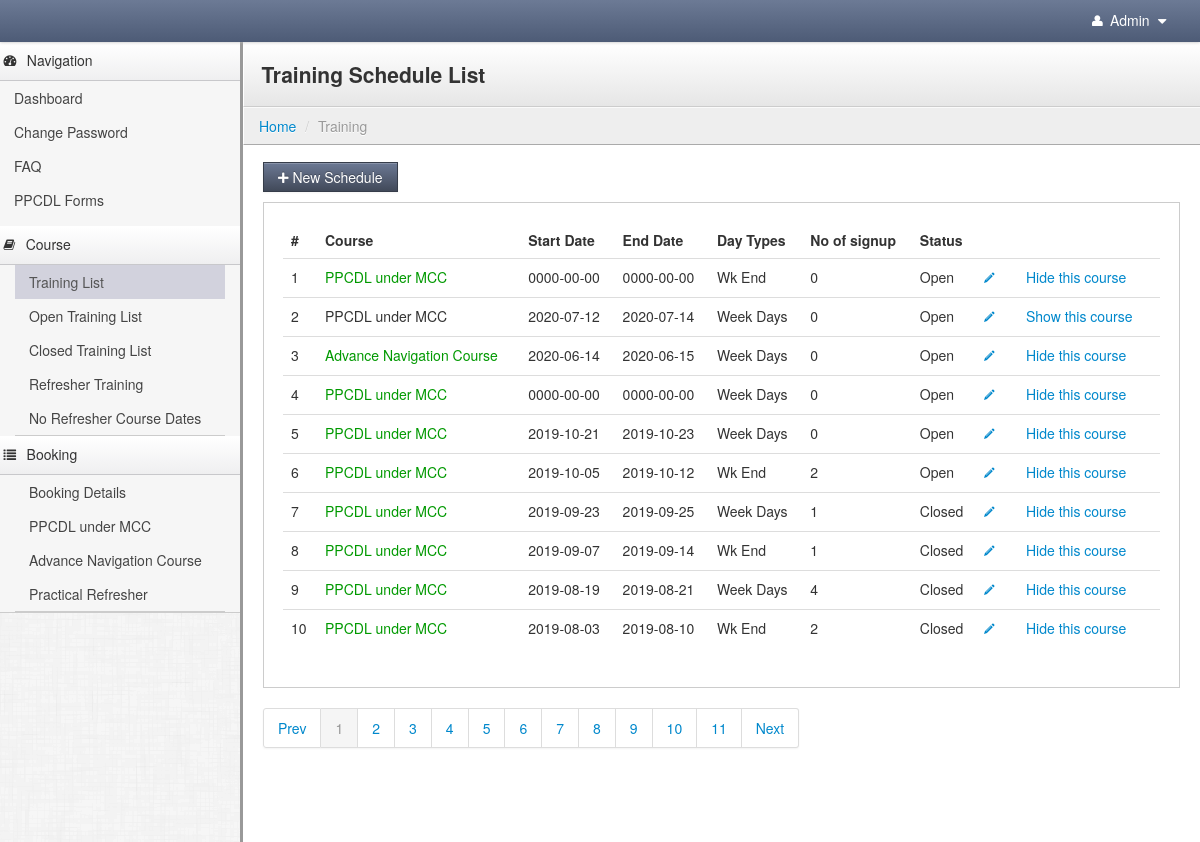
Screenshot of /mets/admin/home.php?mode=training&pg=training_list (signed in) with the database file from the repository.
### tables this page shows
CREATE TABLE `training_schedules` (
  `course_training_id` int(11) NOT NULL,
  `course_id` int(11) NOT NULL,
  `start_date` date NOT NULL,
  `end_date` date NOT NULL,
  `day_type` enum('Week Days','Wk End') NOT NULL,
  `limit_stat` enum('Y','N') NOT NULL,
  `max_limit` int(11) NOT NULL,
  `no_of_sign_up` int(11) NOT NULL,
  `training_stat` enum('O','C') NOT NULL,
  `stat` enum('Y','N') NOT NULL
);

CREATE TABLE `course` (
  `course_id` int(11) NOT NULL,
  `course_name` varchar(255) NOT NULL
);

### mets/admin/include_page/training/training_list.php (the view, shortened to what this page needs)
<?php include("./include/top_bar.php");
      include("./include/sidebar_nav.php");
$argu2	= 	'';
$limit	=	10;
$seltab	=	"select * from training_schedules order by course_training_id desc";
list($res_query, $paging_table,$total_record)	= pagedisplay($start,$argu2,$limit,'home',$seltab) ;
?>
<div class="content">
    <div class="header">
        <h1 class="page-title">Training Schedule List</h1>
    </div>
     <?php include("./include/breadcrumb.php");?>
    <div class="container-fluid">
        <div class="row-fluid">
            <div class="btn-toolbar">
                <a href="<?php echo pg_link("mode=training&pg=add_schedule")?>"  title="Add New Faculty" class="btn btn-primary"><i class="icon-plus"></i> New Schedule</a>
            </div>
            <div class="well">
                <table class="table">
                    <thead>
                        <tr>
                            <th>#</th>
                            <th>Course</th>
                            <th>Start Date</th>
                            <th>End Date</th>
                            <th>Day Types</th>
                            <th>No of signup</th>
                            <th>Status</th>
                            <th style="width: 26px;"></th>
                            <th style="width:126px;"></th>
                        </tr>
                    </thead>
                    <tbody>
            <?php
			$cnt=0;
			while($result = mysqli_fetch_array($res_query)){
				$cnt++;
				$univ = mysqli_query($con,"select course_name from course where course_id = '".$result['course_id']."'");
				$un_qry = mysqli_fetch_array($univ);
				?>
                        <tr>
                            <td><?php echo $cnt?></td>
                             <td <?php if($result['stat']=='Y'){ ?>style="color:#009900; "<?php } ?>><?php echo $un_qry['course_name']?></td>
                            <td><?php echo $result['start_date']?></td>
                            <td><?php echo $result['end_date']?></td>
                            <td><?php echo $result['day_type']?></td>
                            <td><?php echo $result['no_of_sign_up']?></td>
                            <td><?php if($result['training_stat']=='O'){
									echo 'Open';
									}
									else if($result['training_stat']=='C'){
									echo 'Closed';
									}
									?></td>
                            <td>
                            <a href="<?php echo pg_link("mode=training&pg=edit_schedule&edit_id=".$result['course_training_id'])?>" title="Edit"><i class="icon-pencil"></i></a>
                            </td>
							   <td>
							   <?php
							   if($result['stat']=='Y'){
							   ?>
                            	<a href="javascript:;;" onClick="javascript:hide_course('<?php echo pg_link("mode=training&pg=training_list&start=".$start."&edit_id=".$result['course_training_id'])?>');" title="hide">Hide this course</a>
                           	<?php
							}
							else
							{
							?>
							<a href="javascript:;;" onClick="javascript:hide_course('<?php echo pg_link("mode=training&pg=training_list&start=".$start."&edit_id=".$result['course_training_id'])?>');" title="Show">Show this course</a>
							<?php
							}
							?>
                            </td>
                        </tr>
             <?php }?>
                    </tbody>
                </table>
            </div>
            <div class="pagination"><?php echo $paging_table?> </div>
          <?php include("./include/footer.php");?>
        </div>
    </div>
</div>
  </body>
</html>

### mets/admin/stylesheets/theme.css (style rules this page uses)
body { background: #eee; background-image: url(../images/furley_bg.png); background-position: initial initial; background-repeat: initial initial; background-position: initial initial; background-repeat: initial initial; margin: 0px; padding: 0px; }
h1 { margin-top: 0px; color: #eee; }
.content { min-width: 400px; position: relative; min-height: 800px; background: #fff; margin-left: 240px; border-left: 1px solid #cccccc; border-left: 3px solid #999999; }
.header { background: #ffffff; background: #ffffff; background: -webkit-gradient(linear, left bottom, left top, color-stop(0, #e6e6e6), color-stop(1, #ffffff)); background: -ms-linear-gradient(bottom, #e6e6e6, #ffffff); background: -moz-linear-gradient(center bottom, #e6e6e6 0%, #ffffff 100%); background: -o-linear-gradient(bottom, #e6e6e6, #ffffff); filter: progid:dximagetransform.microsoft.gradient(startColorStr='#4d5b76', EndColorStr='#6c7a95'); -ms-filter: "progid:DXImageTransform.Microsoft.gradient(startColorStr='#ffffff',EndColorStr='#e6e6e6')"; border-bottom: 1px solid #cccccc; border-top: 1px solid #ffffff; border-left: 1px solid #ffffff; padding: 0em 1.25em; }
.header h1 { margin: 1em 0em; padding: 0em; line-height: 1em; font-size: 1.5em; color: #eee; color: #333; }
.btn { -webkit-border-radius: 0px; -moz-border-radius: 0px; border-radius: 0px; }
.btn-primary { background-color: #414959; background-image: -webkit-gradient(linear, 0 0, 0 100%, from(#6c7994), to(#414959)); background-image: -webkit-linear-gradient(top, #6c7994, #414959); background-image: -o-linear-gradient(top, #6c7994, #414959); background-image: linear-gradient(to bottom, #6c7994, #414959); background-image: -moz-linear-gradient(top, #6c7994, #414959); filter: progid:dximagetransform.microsoft.gradient(startColorStr='#6c7994', EndColorStr='#414959'); -ms-filter: "progid:DXImageTransform.Microsoft.gradient(startColorStr='#6c7994',EndColorStr='#414959')"; border: 1px solid #363d4a; }
.well { background-color: #fff; border: 1px solid #ccc; -webkit-box-shadow: 1px 1px 0px #ffffff; -moz-box-shadow: 1px 1px 0px #ffffff; box-shadow: 1px 1px 0px #ffffff; -webkit-border-radius: 0px; -moz-border-radius: 0px; border-radius: 0px; -moz-background-clip: padding; -webkit-background-clip: padding-box; background-clip: padding-box; }

### rows the page displays
training_schedules: course.course_name "PPCDL under MCC", start_date "0000-00-00", end_date "0000-00-00", day_type "Wk End", no_of_sign_up "0", training_stat "Open"
training_schedules: course.course_name "PPCDL under MCC", start_date "2020-07-12", end_date "2020-07-14", day_type "Week Days", no_of_sign_up "0", training_stat "Open"
training_schedules: course.course_name "Advance Navigation Course", start_date "2020-06-14", end_date "2020-06-15", day_type "Week Days", no_of_sign_up "0", training_stat "Open"
training_schedules: course.course_name "PPCDL under MCC", start_date "0000-00-00", end_date "0000-00-00", day_type "Week Days", no_of_sign_up "0", training_stat "Open"
training_schedules: course.course_name "PPCDL under MCC", start_date "2019-10-21", end_date "2019-10-23", day_type "Week Days", no_of_sign_up "0", training_stat "Open"
training_schedules: course.course_name "PPCDL under MCC", start_date "2019-10-05", end_date "2019-10-12", day_type "Wk End", no_of_sign_up "2", training_stat "Open"
training_schedules: course.course_name "PPCDL under MCC", start_date "2019-09-23", end_date "2019-09-25", day_type "Week Days", no_of_sign_up "1", training_stat "Closed"
training_schedules: course.course_name "PPCDL under MCC", start_date "2019-09-07", end_date "2019-09-14", day_type "Wk End", no_of_sign_up "1", training_stat "Closed"
training_schedules: course.course_name "PPCDL under MCC", start_date "2019-08-19", end_date "2019-08-21", day_type "Week Days", no_of_sign_up "4", training_stat "Closed"
training_schedules: course.course_name "PPCDL under MCC", start_date "2019-08-03", end_date "2019-08-10", day_type "Wk End", no_of_sign_up "2", training_stat "Closed"

### other values shown
$mode_label "Training"
